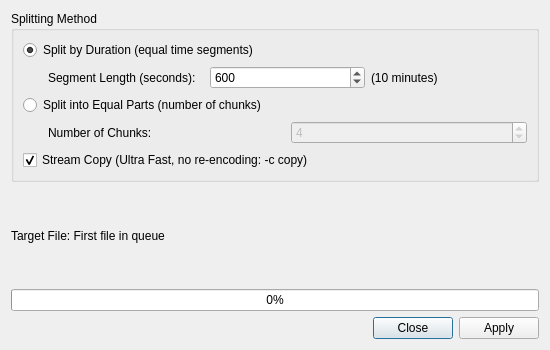
<?xml version="1.0" encoding="UTF-8"?>
<ui version="4.0">
 <class>SplitVideoDialog</class>
 <widget class="QDialog" name="SplitVideoDialog">
  <property name="geometry">
   <rect>
    <x>0</x>
    <y>0</y>
    <width>550</width>
    <height>350</height>
   </rect>
  </property>
  <property name="windowTitle">
   <string>Split / Segment Media Files</string>
  </property>
  <layout class="QVBoxLayout" name="dialogLayout">
   <item>
    <widget class="QGroupBox" name="grpSplitMode">
     <property name="title">
      <string>Splitting Method</string>
     </property>
     <layout class="QVBoxLayout" name="splitModeLayout">
      <item>
       <widget class="QRadioButton" name="radSplitDuration">
        <property name="text">
         <string>Split by Duration (equal time segments)</string>
        </property>
        <property name="checked">
         <bool>true</bool>
        </property>
       </widget>
      </item>
      <item>
       <layout class="QHBoxLayout" name="durRowLayout">
        <item>
         <spacer name="durSpacer">
          <property name="orientation">
           <enum>Qt::Horizontal</enum>
          </property>
          <property name="sizeType">
           <enum>QSizePolicy::Fixed</enum>
          </property>
          <property name="sizeHint" stdset="0">
           <size>
            <width>25</width>
            <height>20</height>
           </size>
          </property>
         </spacer>
        </item>
        <item>
         <widget class="QLabel" name="lblSegmentSeconds">
          <property name="text">
           <string>Segment Length (seconds):</string>
          </property>
         </widget>
        </item>
        <item>
         <widget class="QSpinBox" name="spinSegmentSeconds">
          <property name="minimum">
           <number>5</number>
          </property>
          <property name="maximum">
           <number>86400</number>
          </property>
          <property name="value">
           <number>600</number>
          </property>
         </widget>
        </item>
        <item>
         <widget class="QLabel" name="lblMinutesHelper">
          <property name="text">
           <string>(10 minutes)</string>
          </property>
         </widget>
        </item>
       </layout>
      </item>
      <item>
       <widget class="QRadioButton" name="radSplitCount">
        <property name="text">
         <string>Split into Equal Parts (number of chunks)</string>
        </property>
       </widget>
      </item>
      <item>
       <layout class="QHBoxLayout" name="partsRowLayout">
        <item>
         <spacer name="partsSpacer">
          <property name="orientation">
           <enum>Qt::Horizontal</enum>
          </property>
          <property name="sizeType">
           <enum>QSizePolicy::Fixed</enum>
          </property>
          <property name="sizeHint" stdset="0">
           <size>
            <width>25</width>
            <height>20</height>
           </size>
          </property>
         </spacer>
        </item>
        <item>
         <widget class="QLabel" name="lblPartCount">
          <property name="text">
           <string>Number of Chunks:</string>
          </property>
         </widget>
        </item>
        <item>
         <widget class="QSpinBox" name="spinPartCount">
          <property name="enabled">
           <bool>false</bool>
          </property>
          <property name="minimum">
           <number>2</number>
          </property>
          <property name="maximum">
           <number>100</number>
          </property>
          <property name="value">
           <number>4</number>
          </property>
         </widget>
        </item>
       </layout>
      </item>
      <item>
       <widget class="QCheckBox" name="chkStreamCopySplit">
        <property name="text">
         <string>Stream Copy (Ultra Fast, no re-encoding: -c copy)</string>
        </property>
        <property name="checked">
         <bool>true</bool>
        </property>
       </widget>
      </item>
     </layout>
    </widget>
   </item>
   <item>
    <widget class="QLabel" name="lblTargetFile">
     <property name="text">
      <string>Target File: First file in queue</string>
     </property>
    </widget>
   </item>
   <item>
    <widget class="QProgressBar" name="progSplit">
     <property name="value">
      <number>0</number>
     </property>
    </widget>
   </item>
   <item>
    <widget class="QDialogButtonBox" name="splitButtonBox">
     <property name="standardButtons">
      <set>QDialogButtonBox::Apply|QDialogButtonBox::Close</set>
     </property>
    </widget>
   </item>
  </layout>
 </widget>
 <resources/>
 <connections/>
</ui>
